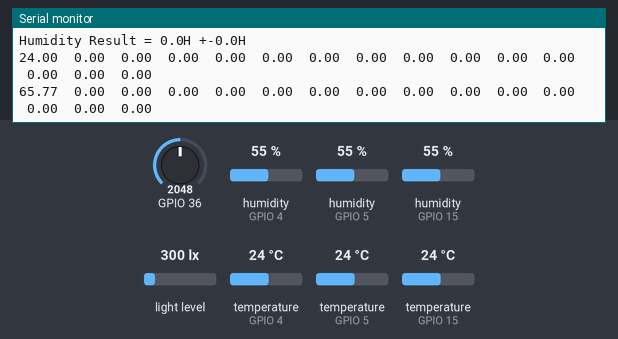
A sketch run on a simulated ESP32. Shown: the last lines printed to the serial monitor. The test bench sets the inputs (shaded band); at power-on: humidity (sensors on GPIO 4, GPIO 5, GPIO 15) 55 %, light level 300 lx, temperature (sensors on GPIO 4, GPIO 5, GPIO 15) 24 °C, GPIO 36 = 2048. WiFi joins after 1.5 s; servers stay silent unless stated.

Above: at 1.2 s.
1.3 s: humidity (sensor on GPIO 4) set to 22 %
At 5.5 s:
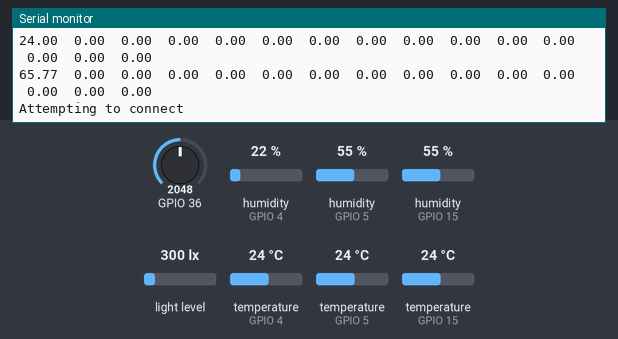
11.5 s: humidity (sensor on GPIO 5) set to 22 %
At 16.1 s:
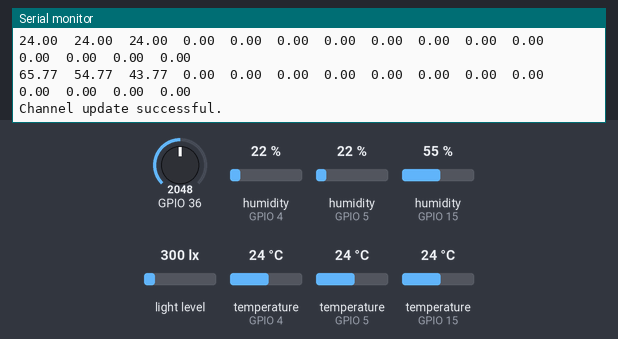
17.1 s: humidity (sensor on GPIO 15) set to 22 %
At 21.3 s:
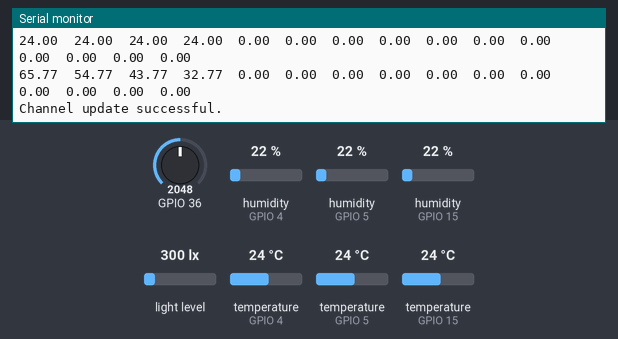
22.7 s: light level set to 40 lx
At 26.6 s:
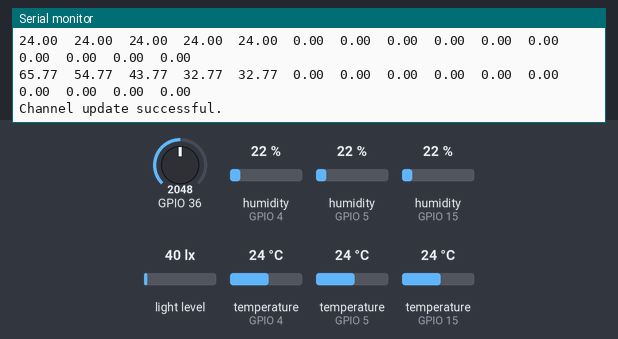
28.3 s: temperature (sensor on GPIO 4) set to 12 °C
At 31.9 s:
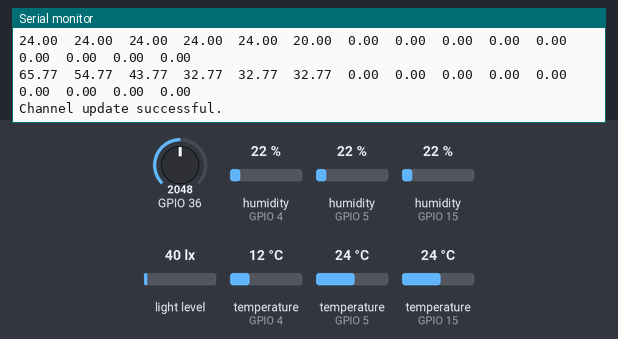
33.9 s: temperature (sensor on GPIO 5) set to 12 °C
At 35.9 s:
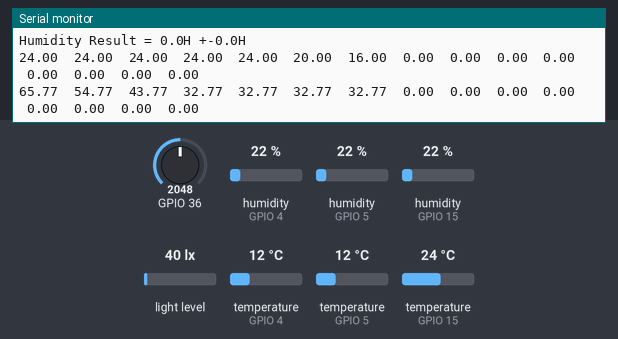
Timing chart, 0 to 37.4 s (numbered marks = the images above; inputs shaded):
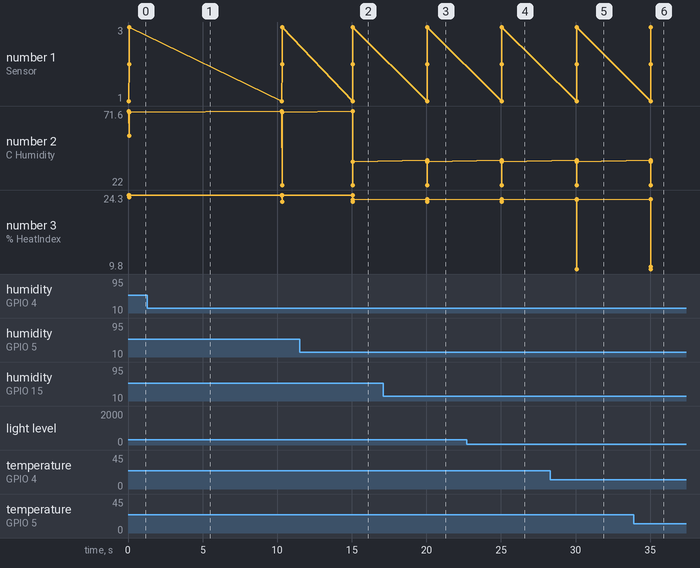

The sketch:

main_smart_sensor_RTOS.ino
```cpp
#include <Arduino.h>
#include <Ticker.h>

#include "DHTesp.h"
#include <DHT.h>

#include "BH1750.h"
#include <Wire.h>

#include <MQUnifiedsensor.h>
#include <MQ135.h>
#define MQ135_THRESHOLD_1 500

#include <WiFi.h>
#include "ThingSpeak.h"

#ifndef ESP32
#pragma message(THIS PROGRAM IS FOR ESP32 ONLY!)
#error Select ESP32 board.
#endif

//*****************************************************************************
/**
* Configuration for wifi connection.
*/
const char* ssid = "canhlong";   // your network SSID (name)
const char* password = "l187871614";   // your network password
WiFiClient  client;

/**
* Configuration for web server.
*/
unsigned long myChannelNumber = 4 ;
const char * myWriteAPIKey = "B0C5LMTWPMO8E1ZI";
// Timer variables
unsigned long lastTime = 0;
unsigned long timerDelay = 5000;


//*****************************************************************************
/**
* Declare all variable for measuring temerature and humidity
*/
/** Pin number definition for DHT sensor 1, 2, 3 data pin */
int dhtPin1 = 15;   //DHT11
int dhtPin2 = 4;    //DHT22
int dhtPin3 = 5;    //DHT11

/** Variable definition for DHT sensor 1, 2, 3 */
DHTesp dhtSensor1;
DHTesp dhtSensor2;
DHTesp dhtSensor3;

/** Data storage variables from sensor 1, 2, 3 */
TempAndHumidity sensor1Data;
TempAndHumidity sensor2Data;
TempAndHumidity sensor3Data;

float HeatIndex1;
float HeatIndex2;
float HeatIndex3;

/** Task handle for the light value read task */
TaskHandle_t tempTaskHandle = NULL;
/** Ticker for temperature reading */
Ticker tempTicker;
/** Flags for temperature and humidity readings finished */
bool gotNewTemperature = false;
/** Flag if main loop is running */
bool tasksEnabled = false;


/**
* Declare all variable for measuring light intensity
*/
BH1750 bh1750_a;
BH1750 bh1750_b;

float light_level_a;
float light_level_b;
float lux;

/** Task handle for the light value read task */
TaskHandle_t lightTaskHandle = NULL;
/** Ticker for light reading */
Ticker lightTicker;
/** Flags for light readings finished */
bool gotNewLightLevel = false;
// /* Flag if main loop is running */
// bool tasksEnabled = false;


/**
* Declare all variable for measuring gas
*/
float MQ135_data;
/** Task handle for the value read task */
TaskHandle_t gasTaskHandle = NULL;
/** Ticker for gas concentation reading */
Ticker gasTicker;
/** Flags for gas concentation readings finished */
bool gotNewGas = false;
/* Flag if main loop is running */
// bool tasksEnabled = false;

//*****************************************************************************
/**
 * Task to reads temperature from DHT sensor
 * @param pvParameters
 *		pointer to task parameters
 */
void tempTask(void *pvParameters) {
	Serial.println("tempTask loop started");
	while (1) // tempTask loop
	{
    //Read temperature only if old data was processed already
    //Reading temperature & humidity takes about 250 milliseconds
    //Sensor readings may also be up to 1(DHT11) or 2(DHT22) seconds
		if (tasksEnabled && !gotNewTemperature) {
			sensor1Data = dhtSensor1.getTempAndHumidity();
			sensor2Data = dhtSensor2.getTempAndHumidity();
			sensor3Data = dhtSensor3.getTempAndHumidity();
			gotNewTemperature = true;
		}
    // Got sleep again
		vTaskSuspend(NULL);
	}
}

/**
 * - triggerGetTemp
 * - Sets flag dhtUpdated to true for handling in loop()
 * - called by Ticker tempTicker
 */
void triggerGetTemp() {
	if (tempTaskHandle != NULL) {
		 xTaskResumeFromISR(tempTaskHandle);
	}
}

/**
 * Task to reads light intensity from BH1750 sensor
 * @param pvParameters
 *		pointer to task parameters
 */
void lightTask(void *pvParameters) {
	Serial.println("lightTask loop started");
	while (1) //  loop
	{
		if (tasksEnabled && !gotNewLightLevel) {
			light_level_a = getLight(bh1750_a);	// Read values from sensor a
			light_level_b = getLight(bh1750_b);	// Read values from sensor b
			gotNewLightLevel = true;
		}
    // Got sleep again
		vTaskSuspend(NULL);
	}
}

/**
 * - triggerGetLight
 * - Sets flag light level updated to true for handling in loop()
 * - called by Ticker lightTicker
 */
void triggerGetLight() {
	if (lightTaskHandle != NULL) {
		 xTaskResumeFromISR(lightTaskHandle);
	}
}

/**
 * Task to reads gas concentation from DHT11 sensor
 * @param pvParameters
 *		pointer to task parameters
 */
void gasTask(void *pvParameters) {
	Serial.println("gasTask loop started");
	while (1) // gasTask loop
	{
		if (tasksEnabled && !gotNewGas) {
      int MQ135_data = analogRead(A0);
      gotNewGas = true;
		}
		vTaskSuspend(NULL);
	}
}

/**
 * triggerGetGas
 * Sets flag MQ-sensor to true for handling in loop()
 * called by Ticker gasTicker
 */
void triggerGetGas() {
	if (gasTaskHandle != NULL) {
		 xTaskResumeFromISR(gasTaskHandle);
	}
}


//*****************************************************************************
const int arrSize = 15;
float measuredTempValues[arrSize];
float measuredHumdValues[arrSize];
float meanTemp = 0;
float meanHumd = 0;
float stdTemp = 0;
float stdHump = 0;
int countTemp = 0;
int countHumd = 0;


/**
 *  @brief  Converts Celcius to Fahrenheit
 *  @param  c //value in Celcius
 *	@return float value in Fahrenheit
 */
float convtCtoF(float c) {return c*1.8 + 32.0;}
/**
 *  @brief  Converts Fahrenheit to Celcius
 *  @param  f //value in Fahrenheit
 *	@return float value in Celcius
 */
float convtFtoC(float f) {return (f-32.0) * 0.55555;}

/**
 *  @brief  Compute sum of array values.
 *  @param  arr //array.
 *  @param  arrSize // size of array arr.
 *	@return float sumary value.
 */
float computeSumArrayValues(float arr[], const int arrSize) {
  float sum = 0;
  for (int i = 0; i < arrSize; i++) {
    sum += arr[i];
  }
  return sum;
}
/**
 *  @brief  Compute standard derivation of array values.
 *  @param  mean // mean of values in array.
 *  @param  arr // array.
 *  @param  arrSize // size of array arr.
 *	@return float standard derivation value.
 */
float computeStdArrayValues(float arr[], const int arrSize, float mean) {
  float temArr[arrSize];
  for (int i = 0; i < arrSize; i++) {
    temArr[i] = pow(arr[i] - mean, 2);
  }
  return sqrt(computeSumArrayValues(temArr, arrSize) / (arrSize*(arrSize - 1)));
}

/**
 *  @brief  Estimate Error of measurement; use in a loop.
 *  @param  arr // temperature array or humidity array.
 *  @param  sensorValue // Value read from sensor.
 *  @param  quantity // char - only fill T = "Temperature" or H = "Humidity".
 *	@return Error estimation result of measurement.
 */
void estimateError(float arr[], float sensorValue, char quantity) {
  if (quantity == 'T') {

    if (countTemp == arrSize) {
      // reset index when array is fullfilled.
      countTemp = 0;
    }
    arr[countTemp] = sensorValue;    // fill array values
    countTemp++;

    if (arr[arrSize - 1] != 0) {
      // Caculate means and STD only values array is fullfilled.
      meanTemp = computeSumArrayValues(arr, arrSize) / arrSize;
      stdTemp = computeStdArrayValues(arr, arrSize, meanTemp);
    }
    Serial.println("Temperature Result = " + String(meanTemp, 1) + "C +-" + String(2.12 * stdTemp, 1) + "C");
  }

  if (quantity == 'H') {

    if (countHumd == arrSize) {
      // reset index when array is fullfilled.
      countHumd = 0;
    }
    arr[countHumd] = sensorValue;    // fill array values
    countHumd++;

    if (arr[arrSize - 1] != 0) {
      // Caculate means and STD only values array is fullfilled.
      meanHumd = computeSumArrayValues(arr, arrSize) / arrSize;
      stdHump = computeStdArrayValues(arr, arrSize, meanHumd);
    }
    Serial.println("Humidity Result = " + String(meanHumd, 1) + "H +-" + String(2.12 * stdHump, 1) + "H");
  }
}

/**
 *  @brief  Compute Heat Index using both Rothfusz and Steadman's equations
 *					pref: http://www.wpc.ncep.noaa.gov/html/heatindex_equation.shtml
 *  @param  temperature     // temperature in selected scale
 *  @param  humidity    // humidity in percentage
 *  @param  tempUnitType    // string - only fill  C = "celcius" or F = "fahrenheit"
 *	@return float heat index
 */
float autoAdjustHeatIndex(float temperature, float humidity, char tempUnitType) {
  float heatIndex;

  if (tempUnitType == 'C')
    temperature = convtCtoF(temperature);

  // Using Steadman's equation to compute HeatIndex firstly
  heatIndex = 0.5 * (temperature + 61.0 + ((temperature - 68.0) * 1.2) + (humidity * 0.094));

  if (heatIndex >= 80.0) { // Using Rothfusz's equation to compute HeatIndex
    heatIndex = -42.379 +
         2.04901523 * temperature +
         10.14333127 * humidity +
         -0.22475541 * temperature * humidity +
         -0.00683783 * pow(temperature, 2) +
         -0.05481717 * pow(humidity, 2) +
         0.00122874 * pow(temperature, 2) * humidity +
         0.00085282 * temperature * pow(humidity, 2) +
         -0.00000199 * pow(temperature, 2) * pow(humidity, 2);

    // Auto adjustment for Heat Index
    if ((humidity < 13) && (temperature >= 80.0) && (temperature <= 112.0))
      heatIndex -= ((13.0 - humidity) * 0.25) * sqrt((17.0 - abs(temperature - 95.0)) * 0.05882);

    else if ((humidity > 85.0) && (temperature >= 80.0) && (temperature <= 87.0))
      heatIndex += ((humidity - 85.0) * 0.10) * ((87.0 - temperature) * 0.2);
  }
  return tempUnitType == 'F' ? heatIndex : convtFtoC(heatIndex);
}


float getLight(BH1750 sensorName) {
  float light_level;
  if (sensorName.measurementReady()) {
    light_level = sensorName.readLightLevel();
  }
  return light_level;
}


//*****************************************************************************
/**
 * Arduino setup function (called once after boot/reboot)
 */
void setup() {
	Serial.begin(115200);
  WiFi.mode(WIFI_STA);
  ThingSpeak.begin(client);  // Initialize ThingSpeak

	Serial.println("Measuring All Sensors");

	// Initialize temperature sensor 1, 2, 3
	dhtSensor1.setup(dhtPin1, DHTesp::DHT11);
	dhtSensor2.setup(dhtPin2, DHTesp::DHT22);
	dhtSensor3.setup(dhtPin3, DHTesp::DHT11);

  // Initialize light sensor objects
  Wire.begin(18, 19);
  Wire1.begin(21, 22);
  bh1750_a.begin(BH1750::CONTINUOUS_HIGH_RES_MODE, 0x23, &Wire);
  bh1750_b.begin(BH1750::CONTINUOUS_HIGH_RES_MODE, 0x23, &Wire1);

	// Initialize task to get temperature
	xTaskCreatePinnedToCore(
			tempTask,											/* Function to implement the task */
			"tempTask ",									/* Name of the task */
			4000,													/* Stack size in words */
			NULL,													/* Task input parameter */
			15,														/* Priority of the task */
			&tempTaskHandle,							/* Task handle. */
			1);														/* Core where the task should run */

	if (tempTaskHandle == NULL) {
		Serial.println("[ERROR] Failed to start task for temperature and humidity update");
	} else {
		// Start update of temperature and humidity data every N seconds
		tempTicker.attach(5, triggerGetTemp);
	}

	// Initialize task to get light intensity
  xTaskCreatePinnedToCore(
			lightTask,										/* Function to implement the task */
			"lightTask ",							  	/* Name of the task */
			4000,													/* Stack size in words */
			NULL,													/* Task input parameter */
			10,														/* Priority of the task */
			&lightTaskHandle,							/* Task handle. */
			1);

  if (lightTaskHandle == NULL) {
		Serial.println("[ERROR] Failed to start task for light intensity update");
	} else {
		// Start update of light data every N seconds
		lightTicker.attach(15, triggerGetLight);
	}

  // Initialize task to get gas concentration
  xTaskCreatePinnedToCore(
			gasTask,										/* Function to implement the task */
			"gasTask ",							  	/* Name of the task */
			4000,													/* Stack size in words */
			NULL,													/* Task input parameter */
			5,														/* Priority of the task */
			&gasTaskHandle,							/* Task handle. */
			1);

  if (gasTaskHandle == NULL) {
		Serial.println("[ERROR] Failed to start task for gas concentration update");
	} else {
		// Start update of gas concentration data every N seconds
		gasTicker.attach(10, triggerGetGas);
	}

	// Signal end of setup() to tasks
	tasksEnabled = true;
} // End of setup.


//*****************************************************************************
/**
 * loop
 * Arduino loop function, called once 'setup' is complete
 */
void loop() {

  if (gotNewTemperature) {
    HeatIndex1 = autoAdjustHeatIndex(sensor1Data.temperature, sensor1Data.humidity + 16.6, 'C');
    HeatIndex2 = autoAdjustHeatIndex(sensor2Data.temperature, sensor2Data.humidity, 'C');
    HeatIndex3 = autoAdjustHeatIndex(sensor3Data.temperature, sensor3Data.humidity  + 15.7, 'C');

		Serial.println("\n----------------Measured Raw Temperature and Humidity Values------------------------------------------------------------------------------");
    Serial.println("Sensor 1: "
                   "Temp= " + String(sensor1Data.temperature, 1) +
                   "C Humidity= " + String(sensor1Data.humidity + 16.6, 1) +
                   "% HeatIndex= " + String(HeatIndex1, 1));

		Serial.println("Sensor 2: "
                   "Temp= " + String(sensor2Data.temperature, 1) +
                   "C Humidity= " + String(sensor2Data.humidity, 1) +
                   "% HeatIndex= " + String(HeatIndex2, 1));

		Serial.println("Sensor 3: "
                   "Temp= " + String(sensor3Data.temperature, 1) +
                   "C Humidity= " + String(sensor3Data.humidity + 15.7, 1) +
                   "% HeatIndex= " + String(HeatIndex3, 1));

    Serial.println("----------------Measured Results After Adjustment Heat Index & Error Estimation------------------------------------------------------------------------------");

    float tempAvg = (sensor1Data.temperature + sensor2Data.temperature +  sensor3Data.temperature) / 3;
    float humdAvg = (sensor1Data.humidity + 16.6 + sensor2Data.humidity + sensor3Data.humidity + 15.7) / 3;

    Serial.println("Temperature Avg = " + String(tempAvg, 1) + "C");
    Serial.println("Humidity Avg = " + String(humdAvg, 1) + "H");

    estimateError(measuredTempValues, tempAvg, 'T');
    estimateError(measuredHumdValues, humdAvg, 'H');

    for (int i = 0; i < arrSize; i++) {
      Serial.print(measuredTempValues[i]);
      Serial.print("  ");
    }
    Serial.println();
    for (int i = 0; i < arrSize; i++) {
      Serial.print(measuredHumdValues[i]);
      Serial.print("  ");
    }
    Serial.println();

    gotNewTemperature = false;
	}

  if (gotNewLightLevel) {

    Serial.println("\n----------------Measured Light Illuminity Values------------------------------------------------------------------------------");

    Serial.printf("A: %.0f lux   B: %.0f lux    ",
                  light_level_a,
                  light_level_b);
    lux = (light_level_a + light_level_b) / 2;
    Serial.printf("Avr_lux: %.0f \n", lux);

    // Auto adjust MTreg values for reducing resolution in different environments
    if (lux < 0) {
      Serial.println(F("Error condition detected"));
    }
    else {
      if (lux > 40000.0) {
        // reduce measurement time - needed in direct sun light
        if (bh1750_a.setMTreg(32)) {
          Serial.println(
              F("Setting MTReg to low value for high light environment"));
        }
        else {
          Serial.println(
              F("Error setting MTReg to low value for high light environment"));
        }
      }
      else {
        if (lux > 10.0) {
          // typical light environment
          if (bh1750_a.setMTreg(69)) {
            Serial.println(F("Setting MTReg to default value for normal light environment"));
          }
          else {
            Serial.println(F("Error setting MTReg to default value for normal light environment"));
          }
        }
        else {
          if (lux <= 10.0) {
            // very low light environment
            if (bh1750_a.setMTreg(138)) {
              Serial.println(F("Setting MTReg to high value for low light environment"));
            }
            else {
              Serial.println(F("Error setting MTReg to high value for low light environment"));
            }
          }
        }
      }
    }

    gotNewLightLevel = false;
  }

  if (gotNewGas) {
		Serial.println("----------------Measured Gas Concentration------------------------------------------------------------------------------");

    if(MQ135_data < MQ135_THRESHOLD_1) {
      Serial.print("Fresh Air: ");
    }
    else {
      Serial.print("Poor Air: ");
    }
    Serial.print(MQ135_data); // analog data
    Serial.println(" PPM");
    gotNewGas = false;
	}


  if ((millis() - lastTime) > timerDelay) {

    // Connect or reconnect to WiFi
    if(WiFi.status() != WL_CONNECTED){
      Serial.println("Attempting to connect");
      while(WiFi.status() != WL_CONNECTED){
        WiFi.begin(ssid, password);
        delay(5000);
      }
      Serial.println("\nConnected.");
    }

    ThingSpeak.setField(1, meanTemp);
    ThingSpeak.setField(2, meanHumd);
    ThingSpeak.setField(3, MQ135_data);
    ThingSpeak.setField(4, lux);
    int x = ThingSpeak.writeFields(myChannelNumber, myWriteAPIKey);

    if(x == 200){
      Serial.println("Channel update successful.");
    }
    else{
      Serial.println("Problem updating channel. HTTP error code " + String(x));
    }
    lastTime = millis();
  }
} // End of loop
```

Measured:
- after the input at 11.5 s, the serial monitor: prints a new line after 3.6 s (image 2)
- after the input at 17.1 s, the serial monitor: prints a new line after 2.9 s (image 3)
- after the input at 28.3 s, the serial monitor: prints a new line after 1.8 s (image 5)
- after the input at 33.9 s, the serial monitor: prints a new line after 1.1 s (image 6)
- plotted number 2: 70.7 → 37.7 after the input at 11.5 s
- plotted number 3: 24.3 → 23.4 after the input at 11.5 s, 23.4 → 10.2 after the input at 33.9 s
